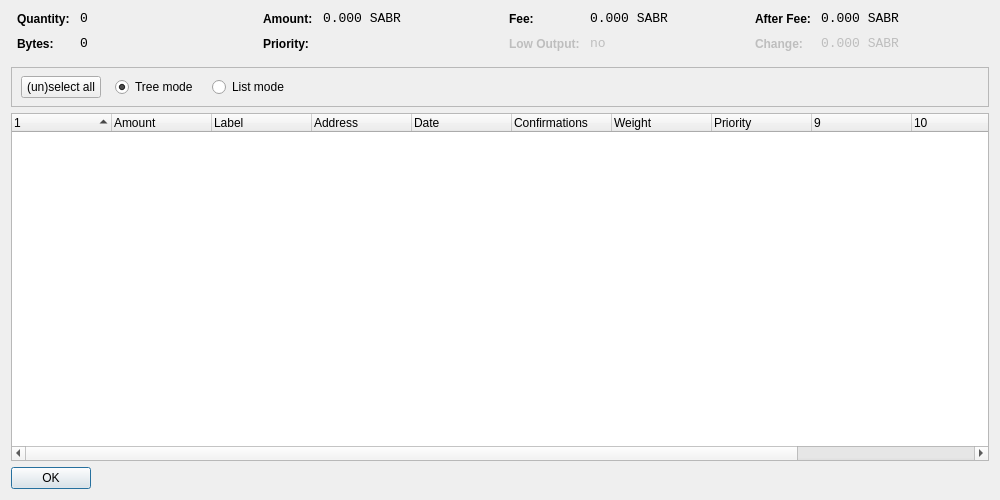
<?xml version="1.0" encoding="UTF-8"?>
<ui version="4.0">
 <class>CoinControlDialog</class>
 <widget class="QWidget" name="CoinControlDialog">
  <property name="geometry">
   <rect>
    <x>0</x>
    <y>0</y>
    <width>1000</width>
    <height>500</height>
   </rect>
  </property>
  <property name="windowTitle">
   <string>Coin Control</string>
  </property>
  <layout class="QVBoxLayout" name="verticalLayout">
   <item>
    <layout class="QHBoxLayout" name="horizontalLayoutTop" stretch="0,0,0,0">
     <property name="topMargin">
      <number>0</number>
     </property>
     <property name="bottomMargin">
      <number>10</number>
     </property>
     <item>
      <layout class="QFormLayout" name="formLayoutCoinControl1">
       <property name="horizontalSpacing">
        <number>10</number>
       </property>
       <property name="verticalSpacing">
        <number>10</number>
       </property>
       <property name="leftMargin">
        <number>6</number>
       </property>
       <property name="rightMargin">
        <number>6</number>
       </property>
       <item row="0" column="0">
        <widget class="QLabel" name="labelCoinControlQuantityText">
         <property name="styleSheet">
          <string notr="true">font-weight:bold;</string>
         </property>
         <property name="text">
          <string>Quantity:</string>
         </property>
        </widget>
       </item>
       <item row="0" column="1">
        <widget class="QLabel" name="labelCoinControlQuantity">
         <property name="font">
          <font>
           <family>Monospace</family>
           <pointsize>10</pointsize>
          </font>
         </property>
         <property name="cursor">
          <cursorShape>IBeamCursor</cursorShape>
         </property>
         <property name="contextMenuPolicy">
          <enum>Qt::ActionsContextMenu</enum>
         </property>
         <property name="text">
          <string notr="true">0</string>
         </property>
         <property name="textInteractionFlags">
          <set>Qt::LinksAccessibleByMouse|Qt::TextSelectableByKeyboard|Qt::TextSelectableByMouse</set>
         </property>
        </widget>
       </item>
       <item row="1" column="0">
        <widget class="QLabel" name="labelCoinControlBytesText">
         <property name="styleSheet">
          <string notr="true">font-weight:bold;</string>
         </property>
         <property name="text">
          <string>Bytes:</string>
         </property>
        </widget>
       </item>
       <item row="1" column="1">
        <widget class="QLabel" name="labelCoinControlBytes">
         <property name="font">
          <font>
           <family>Monospace</family>
           <pointsize>10</pointsize>
          </font>
         </property>
         <property name="cursor">
          <cursorShape>IBeamCursor</cursorShape>
         </property>
         <property name="contextMenuPolicy">
          <enum>Qt::ActionsContextMenu</enum>
         </property>
         <property name="text">
          <string notr="true">0</string>
         </property>
         <property name="textInteractionFlags">
          <set>Qt::LinksAccessibleByMouse|Qt::TextSelectableByKeyboard|Qt::TextSelectableByMouse</set>
         </property>
        </widget>
       </item>
      </layout>
     </item>
     <item>
      <layout class="QFormLayout" name="formLayoutCoinControl2">
       <property name="horizontalSpacing">
        <number>10</number>
       </property>
       <property name="verticalSpacing">
        <number>10</number>
       </property>
       <property name="leftMargin">
        <number>6</number>
       </property>
       <property name="rightMargin">
        <number>6</number>
       </property>
       <item row="0" column="0">
        <widget class="QLabel" name="labelCoinControlAmountText">
         <property name="styleSheet">
          <string notr="true">font-weight:bold;</string>
         </property>
         <property name="text">
          <string>Amount:</string>
         </property>
        </widget>
       </item>
       <item row="0" column="1">
        <widget class="QLabel" name="labelCoinControlAmount">
         <property name="font">
          <font>
           <family>Monospace</family>
           <pointsize>10</pointsize>
          </font>
         </property>
         <property name="cursor">
          <cursorShape>IBeamCursor</cursorShape>
         </property>
         <property name="contextMenuPolicy">
          <enum>Qt::ActionsContextMenu</enum>
         </property>
         <property name="text">
          <string notr="true">0.000 SABR</string>
         </property>
         <property name="textInteractionFlags">
          <set>Qt::LinksAccessibleByMouse|Qt::TextSelectableByKeyboard|Qt::TextSelectableByMouse</set>
         </property>
        </widget>
       </item>
       <item row="1" column="0">
        <widget class="QLabel" name="labelCoinControlPriorityText">
         <property name="styleSheet">
          <string notr="true">font-weight:bold;</string>
         </property>
         <property name="text">
          <string>Priority:</string>
         </property>
        </widget>
       </item>
       <item row="1" column="1">
        <widget class="QLabel" name="labelCoinControlPriority">
         <property name="font">
          <font>
           <family>Monospace</family>
           <pointsize>10</pointsize>
          </font>
         </property>
         <property name="cursor">
          <cursorShape>IBeamCursor</cursorShape>
         </property>
         <property name="contextMenuPolicy">
          <enum>Qt::ActionsContextMenu</enum>
         </property>
         <property name="text">
          <string/>
         </property>
         <property name="textInteractionFlags">
          <set>Qt::LinksAccessibleByMouse|Qt::TextSelectableByKeyboard|Qt::TextSelectableByMouse</set>
         </property>
        </widget>
       </item>
      </layout>
     </item>
     <item>
      <layout class="QFormLayout" name="formLayoutCoinControl3">
       <property name="horizontalSpacing">
        <number>10</number>
       </property>
       <property name="verticalSpacing">
        <number>10</number>
       </property>
       <property name="leftMargin">
        <number>6</number>
       </property>
       <property name="rightMargin">
        <number>6</number>
       </property>
       <item row="0" column="0">
        <widget class="QLabel" name="labelCoinControlFeeText">
         <property name="styleSheet">
          <string notr="true">font-weight:bold;</string>
         </property>
         <property name="text">
          <string>Fee:</string>
         </property>
        </widget>
       </item>
       <item row="0" column="1">
        <widget class="QLabel" name="labelCoinControlFee">
         <property name="font">
          <font>
           <family>Monospace</family>
           <pointsize>10</pointsize>
          </font>
         </property>
         <property name="cursor">
          <cursorShape>IBeamCursor</cursorShape>
         </property>
         <property name="contextMenuPolicy">
          <enum>Qt::ActionsContextMenu</enum>
         </property>
         <property name="text">
          <string notr="true">0.000 SABR</string>
         </property>
         <property name="textInteractionFlags">
          <set>Qt::LinksAccessibleByMouse|Qt::TextSelectableByKeyboard|Qt::TextSelectableByMouse</set>
         </property>
        </widget>
       </item>
       <item row="1" column="0">
        <widget class="QLabel" name="labelCoinControlLowOutputText">
         <property name="enabled">
          <bool>false</bool>
         </property>
         <property name="styleSheet">
          <string notr="true">font-weight:bold;</string>
         </property>
         <property name="text">
          <string>Low Output:</string>
         </property>
        </widget>
       </item>
       <item row="1" column="1">
        <widget class="QLabel" name="labelCoinControlLowOutput">
         <property name="enabled">
          <bool>false</bool>
         </property>
         <property name="font">
          <font>
           <family>Monospace</family>
           <pointsize>10</pointsize>
          </font>
         </property>
         <property name="cursor">
          <cursorShape>IBeamCursor</cursorShape>
         </property>
         <property name="contextMenuPolicy">
          <enum>Qt::ActionsContextMenu</enum>
         </property>
         <property name="text">
          <string>no</string>
         </property>
         <property name="textInteractionFlags">
          <set>Qt::LinksAccessibleByMouse|Qt::TextSelectableByKeyboard|Qt::TextSelectableByMouse</set>
         </property>
        </widget>
       </item>
      </layout>
     </item>
     <item>
      <layout class="QFormLayout" name="formLayoutCoinControl4">
       <property name="horizontalSpacing">
        <number>10</number>
       </property>
       <property name="verticalSpacing">
        <number>10</number>
       </property>
       <property name="leftMargin">
        <number>6</number>
       </property>
       <property name="rightMargin">
        <number>6</number>
       </property>
       <item row="0" column="0">
        <widget class="QLabel" name="labelCoinControlAfterFeeText">
         <property name="styleSheet">
          <string notr="true">font-weight:bold;</string>
         </property>
         <property name="text">
          <string>After Fee:</string>
         </property>
        </widget>
       </item>
       <item row="0" column="1">
        <widget class="QLabel" name="labelCoinControlAfterFee">
         <property name="font">
          <font>
           <family>Monospace</family>
           <pointsize>10</pointsize>
          </font>
         </property>
         <property name="cursor">
          <cursorShape>IBeamCursor</cursorShape>
         </property>
         <property name="contextMenuPolicy">
          <enum>Qt::ActionsContextMenu</enum>
         </property>
         <property name="text">
          <string notr="true">0.000 SABR</string>
         </property>
         <property name="textInteractionFlags">
          <set>Qt::LinksAccessibleByMouse|Qt::TextSelectableByKeyboard|Qt::TextSelectableByMouse</set>
         </property>
        </widget>
       </item>
       <item row="1" column="0">
        <widget class="QLabel" name="labelCoinControlChangeText">
         <property name="enabled">
          <bool>false</bool>
         </property>
         <property name="styleSheet">
          <string notr="true">font-weight:bold;</string>
         </property>
         <property name="text">
          <string>Change:</string>
         </property>
        </widget>
       </item>
       <item row="1" column="1">
        <widget class="QLabel" name="labelCoinControlChange">
         <property name="enabled">
          <bool>false</bool>
         </property>
         <property name="font">
          <font>
           <family>Monospace</family>
           <pointsize>10</pointsize>
          </font>
         </property>
         <property name="cursor">
          <cursorShape>IBeamCursor</cursorShape>
         </property>
         <property name="contextMenuPolicy">
          <enum>Qt::ActionsContextMenu</enum>
         </property>
         <property name="text">
          <string notr="true">0.000 SABR</string>
         </property>
         <property name="textInteractionFlags">
          <set>Qt::LinksAccessibleByMouse|Qt::TextSelectableByKeyboard|Qt::TextSelectableByMouse</set>
         </property>
        </widget>
       </item>
      </layout>
     </item>
    </layout>
   </item>
   <item>
    <widget class="QFrame" name="frame">
     <property name="minimumSize">
      <size>
       <width>0</width>
       <height>40</height>
      </size>
     </property>
     <property name="frameShape">
      <enum>QFrame::StyledPanel</enum>
     </property>
     <property name="frameShadow">
      <enum>QFrame::Sunken</enum>
     </property>
     <widget class="QWidget" name="horizontalLayoutWidget">
      <property name="geometry">
       <rect>
        <x>10</x>
        <y>0</y>
        <width>781</width>
        <height>41</height>
       </rect>
      </property>
      <layout class="QHBoxLayout" name="horizontalLayoutPanel" stretch="0,0,0,0">
       <property name="spacing">
        <number>14</number>
       </property>
       <item>
        <widget class="QPushButton" name="pushButtonSelectAll">
         <property name="sizePolicy">
          <sizepolicy hsizetype="Maximum" vsizetype="Fixed">
           <horstretch>0</horstretch>
           <verstretch>0</verstretch>
          </sizepolicy>
         </property>
         <property name="text">
          <string>(un)select all</string>
         </property>
        </widget>
       </item>
       <item>
        <widget class="QRadioButton" name="radioTreeMode">
         <property name="sizePolicy">
          <sizepolicy hsizetype="Maximum" vsizetype="Fixed">
           <horstretch>0</horstretch>
           <verstretch>0</verstretch>
          </sizepolicy>
         </property>
         <property name="text">
          <string>Tree mode</string>
         </property>
         <property name="checked">
          <bool>true</bool>
         </property>
        </widget>
       </item>
       <item>
        <widget class="QRadioButton" name="radioListMode">
         <property name="sizePolicy">
          <sizepolicy hsizetype="Maximum" vsizetype="Fixed">
           <horstretch>0</horstretch>
           <verstretch>0</verstretch>
          </sizepolicy>
         </property>
         <property name="text">
          <string>List mode</string>
         </property>
        </widget>
       </item>
       <item>
        <spacer name="horizontalSpacer">
         <property name="orientation">
          <enum>Qt::Horizontal</enum>
         </property>
         <property name="sizeHint" stdset="0">
          <size>
           <width>40</width>
           <height>20</height>
          </size>
         </property>
        </spacer>
       </item>
      </layout>
     </widget>
    </widget>
   </item>
   <item>
    <widget class="CoinControlTreeWidget" name="treeWidget">
     <property name="contextMenuPolicy">
      <enum>Qt::CustomContextMenu</enum>
     </property>
     <property name="sortingEnabled">
      <bool>false</bool>
     </property>
     <property name="columnCount">
      <number>12</number>
     </property>
     <attribute name="headerShowSortIndicator" stdset="0">
      <bool>true</bool>
     </attribute>
     <attribute name="headerStretchLastSection">
      <bool>false</bool>
     </attribute>
     <column>
      <property name="text">
       <string/>
      </property>
     </column>
     <column>
      <property name="text">
       <string>Amount</string>
      </property>
     </column>
     <column>
      <property name="text">
       <string>Label</string>
      </property>
     </column>
     <column>
      <property name="text">
       <string>Address</string>
      </property>
     </column>
     <column>
      <property name="text">
       <string>Date</string>
      </property>
     </column>
     <column>
      <property name="text">
       <string>Confirmations</string>
      </property>
      <property name="toolTip">
       <string>Confirmed</string>
      </property>
     </column>
     <column>
      <property name="text">
       <string>Weight</string>
      </property>
     </column>
     <column>
      <property name="text">
       <string>Priority</string>
      </property>
     </column>
     <column>
      <property name="text">
       <string/>
      </property>
     </column>
     <column>
      <property name="text">
       <string/>
      </property>
     </column>
     <column>
      <property name="text">
       <string/>
      </property>
     </column>
     <column>
      <property name="text">
       <string/>
      </property>
     </column>
    </widget>
   </item>
   <item>
    <widget class="QDialogButtonBox" name="buttonBox">
     <property name="sizePolicy">
      <sizepolicy hsizetype="Maximum" vsizetype="Fixed">
       <horstretch>0</horstretch>
       <verstretch>0</verstretch>
      </sizepolicy>
     </property>
     <property name="orientation">
      <enum>Qt::Horizontal</enum>
     </property>
     <property name="standardButtons">
      <set>QDialogButtonBox::Ok</set>
     </property>
    </widget>
   </item>
  </layout>
 </widget>
 <customwidgets>
  <customwidget>
   <class>CoinControlTreeWidget</class>
   <extends>QTreeWidget</extends>
   <header>coincontroltreewidget.h</header>
  </customwidget>
 </customwidgets>
 <resources/>
 <connections/>
</ui>
